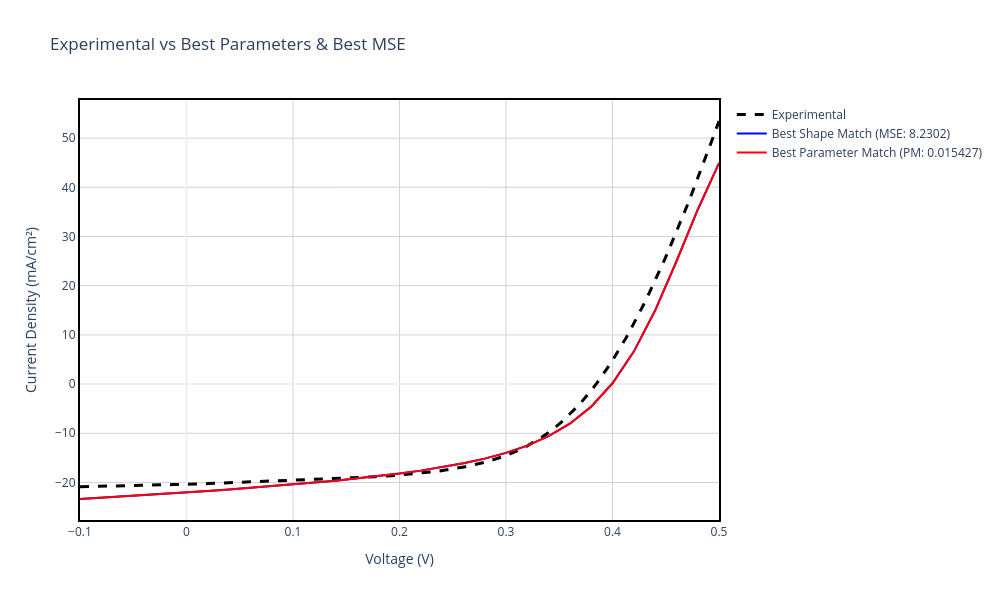

Notebook code cell kept with this figure:
### Markdown cell above
## Section 6: Summary Comparison - Best Matches

This section presents a side-by-side comparison of the experimental J-V curve with the best matching simulations from both approaches:
- **Best Shape Match (MSE)**: Simulation with the most similar curve morphology to experimental data
- **Best Parameter Match**: Simulation with performance parameters (Voc, Jsc, FF, η) closest to targets

### Code cell
# Extract best matches
best_mse = top_5_mse[0]  # Best shape match
best_params = top_5_params[0]  # Best parameter match

# Create comparison figure
fig_summary = go.Figure()

# Add experimental data
fig_summary.add_trace(go.Scatter(
    x=exp_data['v(V)'], y=exp_data['jtot(mA/cm2)'], 
    mode='lines', name='Experimental', 
    line=dict(color='black', dash='dash', width=3),
    hovertemplate='<b>Experimental</b><br>V: %{x:.3f} V<br>J: %{y:.2f} mA/cm²<extra></extra>'
))

# Add best shape match
v_mse = best_mse['v(V)']
j_mse = best_mse['jtot(mA/cm2)']
fig_summary.add_trace(go.Scatter(
    x=v_mse, y=j_mse, 
    mode='lines', name=f'Best Shape Match (MSE: {best_mse["mse"]:.4f})',
    line=dict(color='blue', width=2),
    hovertemplate='<b>Best Shape Match</b><br>V: %{x:.3f} V<br>J: %{y:.2f} mA/cm²<extra></extra>'
))

# Add best parameter match
v_params = best_params['v(V)']
j_params = best_params['jtot(mA/cm2)']
fig_summary.add_trace(go.Scatter(
    x=v_params, y=j_params, 
    mode='lines', name=f'Best Parameter Match (PM: {best_params["param_score"]:.6f})',
    line=dict(color='red', width=2),
    hovertemplate='<b>Best Parameter Match</b><br>V: %{x:.3f} V<br>J: %{y:.2f} mA/cm²<extra></extra>'
))

fig_summary.update_xaxes(showline=True, linewidth=2, linecolor='black', mirror=True)
fig_summary.update_yaxes(showline=True, linewidth=2, linecolor='black', mirror=True)
fig_summary.update_layout(
    title='Experimental vs Best Parameters & Best MSE',
    xaxis_title='Voltage (V)',
    yaxis_title='Current Density (mA/cm²)',
    hovermode='closest',
    template='plotly_white',
    width=1000,
    height=600,
    plot_bgcolor='white',
    xaxis=dict(showgrid=True, gridwidth=1, gridcolor='lightgray'),
    yaxis=dict(showgrid=True, gridwidth=1, gridcolor='lightgray')
)
fig_summary.show()
fig_summary.write_image(os.path.join(plots_dir, 'Experimental_vs_Best_Parameters_and_Best_MSE.png'), width=1000, height=600)
print(f"✅ Saved Summary Plot to {plots_dir}/Experimental_vs_Best_Parameters_and_Best_MSE.png")

# Create comparison table as visual image
import matplotlib.pyplot as plt
from matplotlib.patches import Rectangle

# Format batch parameters for display
def convert_to_power_format(sci_notation):
    """Convert scientific notation (e.g., 1.00e+10) to power format (e.g., 1*10^10)"""
    import re
    match = re.match(r'([+-]?\d*\.?\d+)e([+-]?\d+)', str(sci_notation), re.IGNORECASE)
    if match:
        mantissa = float(match.group(1))
        exponent = int(match.group(2))
        # Format as "mantissa*10^exponent", removing decimal if it's a whole number
        if mantissa == int(mantissa):
            return f"{int(mantissa)}*10^{exponent}"
        else:
            return f"{mantissa:.0f}*10^{exponent}"
    return str(sci_notation)

def format_batch_params(batch_params):
    """Format batch parameters as a string"""
    params_str = ""
    for param_name, param_val in batch_params:
        # Extract only the part before ">>"
        short_name = param_name.split(">>")[0] if ">>" in param_name else param_name
        # Convert value to power format
        formatted_val = convert_to_power_format(param_val)
        params_str += f"{short_name}: {formatted_val}\n"
    return params_str.rstrip()

# Print batch parameters
mse_batch_str = format_batch_params(best_mse['batch_params'])
params_batch_str = format_batch_params(best_params['batch_params'])

# Display batch parameters line by line
mse_lines = mse_batch_str.split('\n')
params_lines = params_batch_str.split('\n')
max_lines = max(len(mse_lines), len(params_lines))

# Create table data
table_data = [
    ['Metric', 'Experimental', 'Best Shape (MSE)', 'Best Parameters'],
]

# Add batch parameters rows
for i in range(max_lines):
    if i == 0:
        mse_param = mse_lines[i] if i < len(mse_lines) else ""
        params_param = params_lines[i] if i < len(params_lines) else ""
        table_data.append(['Batch Parameters', '', mse_param, params_param])
    else:
        mse_param = mse_lines[i] if i < len(mse_lines) else ""
        params_param = params_lines[i] if i < len(params_lines) else ""
        table_data.append(['', '', mse_param, params_param])

# Add metrics
table_data.append(['Voc (V)', f'{TARGET_VOC:.4f}', f'{best_mse["Voc"]:.4f}', f'{best_params["Voc"]:.4f}'])
table_data.append(['Jsc (mA/cm²)', f'{TARGET_JSC:.4f}', f'{best_mse["Jsc"]:.4f}', f'{best_params["Jsc"]:.4f}'])
table_data.append(['FF (%)', f'{TARGET_FF:.2f}', f'{best_mse["FF"]:.2f}', f'{best_params["FF"]:.2f}'])
table_data.append(['η (%)', f'{TARGET_ETA:.4f}', f'{best_mse["eta"]:.4f}', f'{best_params["eta"]:.4f}'])
table_data.append(['MSE', '', f'{best_mse["mse"]:.6f}', f'{best_params.get("mse", "---")}'])

# Format param score safely
mse_param_score = f"{best_mse.get('param_score', '---'):.6f}" if isinstance(best_mse.get('param_score'), (int, float)) else str(best_mse.get('param_score', '---'))
params_param_score = f"{best_params['param_score']:.6f}"
table_data.append(['Param Score', '', mse_param_score, params_param_score])

# Create figure for table
fig_table, ax = plt.subplots(figsize=(14, 8))
ax.axis('tight')
ax.axis('off')

# Create table
table = ax.table(cellText=table_data, cellLoc='left', loc='center',
                colWidths=[0.15, 0.25, 0.30, 0.30])

# Style the table
table.auto_set_font_size(False)
table.set_fontsize(10)
table.scale(1, 2.5)

# Style header row
for i in range(4):
    cell = table[(0, i)]
    cell.set_facecolor('#4472C4')
    cell.set_text_props(weight='bold', color='white')

# Style alternating rows
for i in range(1, len(table_data)):
    for j in range(4):
        cell = table[(i, j)]
        if i % 2 == 0:
            cell.set_facecolor('#E7E6E6')
        else:
            cell.set_facecolor('#F2F2F2')

# Add title
fig_table.suptitle('BEST MATCHES SUMMARY', fontsize=14, fontweight='bold', y=0.98)

# Save table
table_path = os.path.join(plots_dir, 'Summary_Table.png')
plt.savefig(table_path, dpi=300, bbox_inches='tight')
plt.close()
plt.show()
print(f"✅ Saved Summary Table to {plots_dir}/Summary_Table.png")

### Figure 1 — Plotly figure (JSON) as saved in the notebook; plotly's stock layout.template omitted (floating-point values rounded to 4 significant figures; data arrays with more than 128 entries replaced by an {"elided": "..."} marker saying what was removed)
{"data": [{"hovertemplate": "<b>Experimental</b><br>V: %{x:.3f} V<br>J: %{y:.2f} mA/cm²<extra></extra>", "line": {"color": "black", "dash": "dash", "width": 3}, "mode": "lines", "name": "Experimental", "type": "scatter", "x": {"elided": "200 float values"}, "y": {"elided": "200 float values"}}, {"hovertemplate": "<b>Best Shape Match</b><br>V: %{x:.3f} V<br>J: %{y:.2f} mA/cm²<extra></extra>", "line": {"color": "blue", "width": 2}, "mode": "lines", "name": "Best Shape Match (MSE: 8.2302)", "type": "scatter", "x": [-0.1, -0.08, -0.06, -0.04, -0.02, 0.0, 0.02, 0.04, 0.06, 0.08, 0.1, 0.12, 0.14, 0.16, 0.18, 0.2, 0.22, 0.24, 0.26, 0.28, 0.3, 0.32, 0.34, 0.36, 0.38, 0.4, 0.42, 0.44, 0.46, 0.48, 0.5], "y": [-23.36, -23.1, -22.84, -22.57, -22.29, -22.01, -21.71, -21.41, -21.09, -20.75, -20.4, -20.03, -19.63, -19.19, -18.72, -18.19, -17.59, -16.91, -16.11, -15.15, -13.98, -12.5, -10.59, -8.047, -4.585, 0.167, 6.605, 14.95, 24.92, 35.45, 44.92]}, {"hovertemplate": "<b>Best Parameter Match</b><br>V: %{x:.3f} V<br>J: %{y:.2f} mA/cm²<extra></extra>", "line": {"color": "red", "width": 2}, "mode": "lines", "name": "Best Parameter Match (PM: 0.015427)", "type": "scatter", "x": [-0.1, -0.08, -0.06, -0.04, -0.02, 0.0, 0.02, 0.04, 0.06, 0.08, 0.1, 0.12, 0.14, 0.16, 0.18, 0.2, 0.22, 0.24, 0.26, 0.28, 0.3, 0.32, 0.34, 0.36, 0.38, 0.4, 0.42, 0.44, 0.46, 0.48, 0.5], "y": [-23.36, -23.1, -22.84, -22.57, -22.29, -22.01, -21.71, -21.41, -21.09, -20.75, -20.4, -20.03, -19.63, -19.19, -18.72, -18.19, -17.59, -16.91, -16.11, -15.15, -13.98, -12.5, -10.59, -8.047, -4.585, 0.167, 6.605, 14.95, 24.92, 35.45, 44.92]}], "layout": {"height": 600, "hovermode": "closest", "plot_bgcolor": "white", "title": {"text": "Experimental vs Best Parameters & Best MSE"}, "width": 1000, "xaxis": {"gridcolor": "lightgray", "gridwidth": 1, "linecolor": "black", "linewidth": 2, "mirror": true, "showgrid": true, "showline": true, "title": {"text": "Voltage (V)"}}, "yaxis": {"gridcolor": "lightgray", "gridwidth": 1, "linecolor": "black", "linewidth": 2, "mirror": true, "showgrid": true, "showline": true, "title": {"text": "Current Density (mA/cm²)"}}}}
